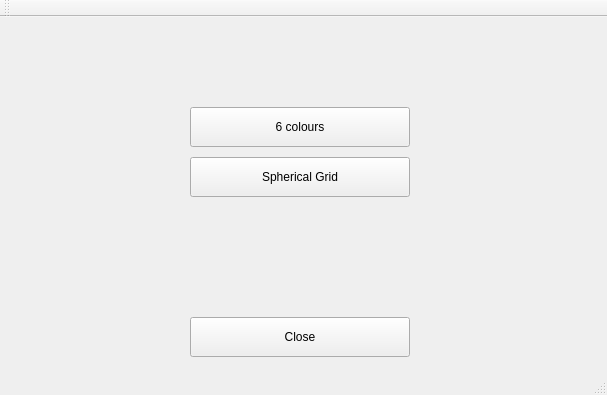
<?xml version="1.0" encoding="UTF-8"?>
<ui version="4.0">
 <class>CubemapCreatorClass</class>
 <widget class="QMainWindow" name="CubemapCreatorClass">
  <property name="geometry">
   <rect>
    <x>0</x>
    <y>0</y>
    <width>607</width>
    <height>395</height>
   </rect>
  </property>
  <property name="windowTitle">
   <string>Cubemap Creator</string>
  </property>
  <widget class="QWidget" name="centralWidget">
   <widget class="QPushButton" name="closeButton">
    <property name="geometry">
     <rect>
      <x>190</x>
      <y>300</y>
      <width>220</width>
      <height>40</height>
     </rect>
    </property>
    <property name="text">
     <string>Close</string>
    </property>
   </widget>
   <widget class="QPushButton" name="create6ColorsButton">
    <property name="geometry">
     <rect>
      <x>190</x>
      <y>90</y>
      <width>220</width>
      <height>40</height>
     </rect>
    </property>
    <property name="text">
     <string>6 colours</string>
    </property>
   </widget>
   <widget class="QPushButton" name="createSphericalGridButton">
    <property name="geometry">
     <rect>
      <x>190</x>
      <y>140</y>
      <width>220</width>
      <height>40</height>
     </rect>
    </property>
    <property name="text">
     <string>Spherical Grid</string>
    </property>
   </widget>
  </widget>
  <widget class="QMenuBar" name="menuBar">
   <property name="geometry">
    <rect>
     <x>0</x>
     <y>0</y>
     <width>607</width>
     <height>21</height>
    </rect>
   </property>
  </widget>
  <widget class="QToolBar" name="mainToolBar">
   <attribute name="toolBarArea">
    <enum>TopToolBarArea</enum>
   </attribute>
   <attribute name="toolBarBreak">
    <bool>false</bool>
   </attribute>
  </widget>
  <widget class="QStatusBar" name="statusBar"/>
 </widget>
 <layoutdefault spacing="6" margin="11"/>
 <resources/>
 <connections/>
</ui>
